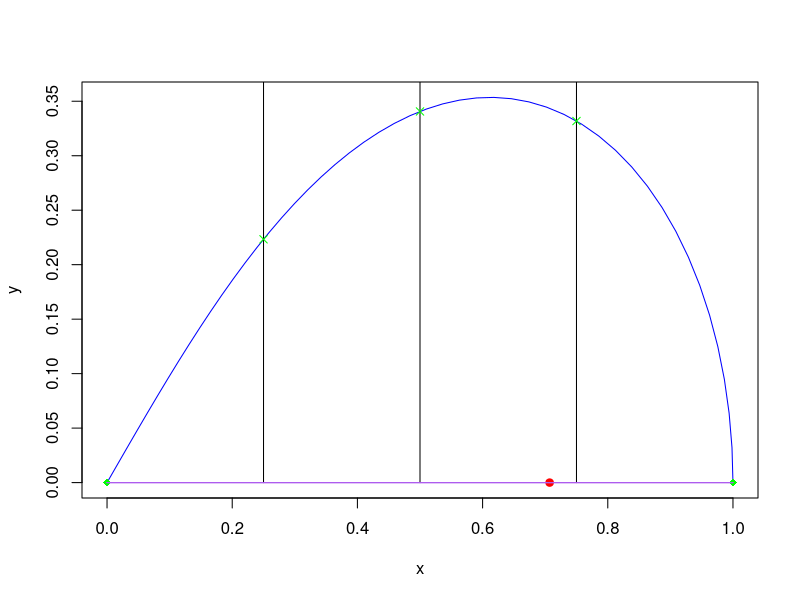

Write R code to recreate this figure.
#FunciÃ³n que dibuja una lemniscata en funciÃ³n del ancho de su hoja
dibujarLemniscata <- function(){
  
  #Calculamos las coordenadas de los puntos de la lemniscata para dibujarlos despuÃ©s
  t <- seq(0, pi/2, length=50) #ParÃ¡metro t de la curva
  x <- (cos(t))/(1+sin(t)^2)  #Coordenadas x de la curva
  y <- x*sin(t) #Coordenadas y de la curva
  
  #Calculamos los focos para pintarlos despuÃ©s
  foco1 = c(-1/sqrt(2), 0) #Foco izquierdo
  foco2 = c(1/sqrt(2), 0) #Foco derecho
  
  #Dibujamos la lemniscata
  plot(x, y, type='l', col='blue')
  #Dibujamos sus focos
  points(foco1[1], foco1[2], type='b', pch=19, col='red')
  points(foco2[1], foco2[2], type='b', pch=19, col='red')
  
}#end dibujarLemniscata


#FunciÃ³n que dibuja un punto
dibujarPuntoTriangulacion <- function(punto){
  points(punto[1], punto[2], type='o', pch=18, col='green')
}#fin dibujarPuntoTriangulacion

#FunciÃ³n que dibuja un punto
dibujarPunto <- function(punto){
  points(punto[1], punto[2], type='o', pch=4, col='green')
}#fin dibujarPuntoTriangulacion

#FunciÃ³n que dibuja un segmento dados dos puntos
dibujarSegmento <- function(punto1, punto2){
  segments(punto1[1], punto1[2], punto2[1], punto2[2], col="#AE5CEE")
}#fin dibujarSegmento

#FunciÃ³n que dibuja una linea dado un vector y un punto
dibujarLinea <- function(punto, vector){
  x <- seq(0, 1, length=10)
  a <- punto[1] + vector[1]*x
  y <- seq(0, 1, length=10)
  b <- punto[2] + vector[2]*y
  lines(a, b, type='l')
}

#FunciÃ³n que calcula el mÃ³dulo de un vector
modulo <- function(vector){
  module <- sqrt(vector[1]^2 + vector[2]^2)
  return(module)
}#fin dibujarLemniscata


#FunciÃ³n que calcula la mediatriz de un segmento dados dos puntos
calcularMediatriz <- function(punto1, punto2){
  mediatriz <- (1/2)*c(punto1[1]+punto2[1], punto1[2]+punto2[2])
}#fin calcularMediatriz


#FunciÃ³n que calcula el vector de la bisectriz de un segmento dados dos puntos
calcularVectorDirector <- function(punto1, punto2){
  #Calculamos el vector director del segmento
  vector <- calcularVector(punto1, punto2)
  
  #Calculamos el perpendicular
  vectorDirector <- c(-vector[2], vector[1])
}#fin calcularVectorDirector


#FunciÃ³n que calcula un vector dados dos puntos
calcularVector <- function(punto1, punto2){
  vector <- c(punto2[1]-punto1[1], punto2[2]-punto1[2])
}

#FunciÃ³n que calcula la desviaciÃ³n de un punto a la lemniscata
calcularError <- function(punto, foco1, foco2, d){
  vectorPF1 <- calcularVector(punto, foco1)
  vectorPF2 <- calcularVector(punto, foco2)
  
  mod1 <- modulo(vectorPF1)
  mod2 <- modulo(vectorPF2)
  
  error <- abs(d^2 - mod1*mod2)
  error
}#fin calcularError


#FunciÃ³n que aproxima la coordY dada una x y un vector paralelo al eje Y
buscarCoordY <- function(punto, vector, foco1, foco2, errorAproximacion){
  
  d <- 1/sqrt(2)
  error <- d
  
  
  abajo <- 0
  arriba <- 1
  
  coordX <- punto[1]
  
  foco1 <- c(-1/sqrt(2), 0)
  foco2 <- c(1/sqrt(2), 0)
  
  while(error > errorAproximacion){
    medio <- (abajo+arriba)/2
    
    puntoArriba <- c(coordX, arriba)
    puntoAbajo <- c(coordX, abajo)
    errorArriba <- calcularError(puntoArriba, foco1, foco2, d)
    errorAbajo <- calcularError(puntoAbajo, foco1, foco2, d)
    
    if(errorArriba <= errorAbajo){
      abajo <- medio
      error <- errorArriba
    }else{
      arriba <- medio
      error <- errorAbajo
    }
    
    print(error)
  }
  
  medio
}#fin buscarCoordY


#FunciÃ³n que aproxima el punto de intersecciÃ³n de la lemniscata con la bisectriz de un segmento
calcularSigPunto <- function(punto1, punto2){
  
  #Primero calculamos la recta bisectriz del segmento punto1 punto2 
  mediatriz <- calcularMediatriz(punto1, punto2) #Calculamos mediatriz
  vectorDirector <- calcularVectorDirector(punto1, punto2) #Calculamos el vector director de la bisectriz
  dibujarLinea(mediatriz, vectorDirector) #Dibujamos la bisectriz
  
  #Ahora calculamos los focos de la lemniscata
  foco1 = c(-1/sqrt(2), 0) #Foco izquierdo
  foco2 = c(1/sqrt(2), 0) #Foco derecho
  
  #Definimos el error de aproximaciÃ³n que aceptamos en la bÃºsqueda de la intersecciÃ³n
  errorAproximacion = 0.00001
  
  #Hay dos casos extremos en los que la bisectriz puede ser paralela al eje x o al eje y
  if(vectorDirector[1] == 0){ # El vector es paralelo al eje y
    coordY <- buscarCoordY(mediatriz, vectorDirector, foco1, foco2, errorAproximacion)
    sigPunto <- c(mediatriz[1], coordY)
    print(sigPunto)
    dibujarPunto(sigPunto)
  }else if(vectorDirector[2] == 0){ #El vector es paralelo al eje x
    print("NO")
  }else{ #El vector no es paralelo a ningÃºn eje
    print("NO")
  }
}#fin calcularSigPunto




#FunciÃ³n recursiva que triagula la lemniscata con d=1/sqrt(2)
calcularAreaLemniscata <- function(profundidadMaxima, profundidadActual, puntoIzq, puntoDer, area){
  
  print(area)
  
  #Primero dibujamos el segmento que une los dos puntos de este paso de recursiÃ³n
  dibujarSegmento(puntoIzq, puntoDer)
  
  print(paste0("Profundidad actual: ", profundidadActual))
  
  if(profundidadActual < profundidadMaxima){ #Comprobamos si hemos llegado a la profundidad buscada
  
    #Calculamos el siguiente punto de triangulaciÃ³n
    puntoTriangulacion <- calcularSigPunto(puntoIzq, puntoDer)
    #puntoTriangulacion <- calcularPuntoTriangulacion()
    mediatriz <- calcularMediatriz(puntoIzq, puntoDer)
    area <- area + 1
    
    #Calculamos la siguiente profundidad
    sigProfundidad = profundidadActual+1
    print("A la izquierda")
    area <- calcularAreaLemniscata(profundidadMaxima, sigProfundidad, puntoIzq, mediatriz, area) #Parte Izquierda
    print("A la derecha")
    area <- calcularAreaLemniscata(profundidadMaxima, sigProfundidad, mediatriz, puntoDer, area) #Parte Derecha
    
  }else{
    
    area <- area+1
    print("Llego al fondo y subimos de profundidad")
  }
  
  area
}#fin calcularAreaLemniscata


#FunciÃ³n main que contiene todo el proceso de resoluciÃ³n
main <- function(){
  #Definimos la "profundidad" del algoritmo de triangulaciÃ³n
  profundidadMaxima = 2;
  profundidadInicial = 0;
  
  #Dibujamos la lemniscata
  dibujarLemniscata()
  
  #Puntos iniciales del algoritmo
  origen <- c(0,0)
  t <- 0
  extremoDerLemniscata <- c(cos(t)/(1+sin(t)^2),cos(t)*sin(t)/(1+sin(t)^2)) #Coordenadas y de la curva)
  
  #Los dibujamos
  dibujarPuntoTriangulacion(origen)
  dibujarPuntoTriangulacion(extremoDerLemniscata)
  
  #Calculamos el Ã¡rea
  print(calcularAreaLemniscata(profundidadMaxima, 0, origen, extremoDerLemniscata, 0))

}#fin main


#Lanzamos el programa
#FunciÃ³n que aproxima el punto de intersecciÃ³n de la lemniscata con la bisectriz de un segmento
main()
